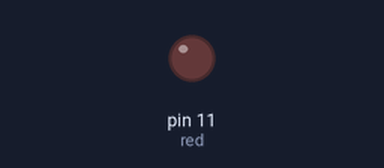
The sketch below on a simulated Arduino Uno, built with avr-gcc and run on an emulated ATmega328P. On the bench: output pins drawn as LEDs (lit = HIGH).

Above: at 0.05 s.
At 1.4 s:
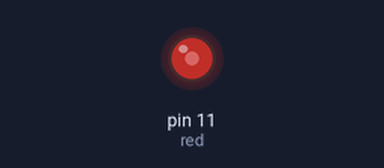
At 2.8 s:
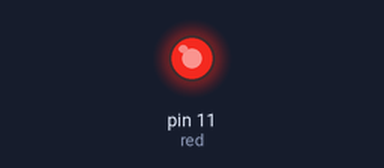
At 5.6 s:
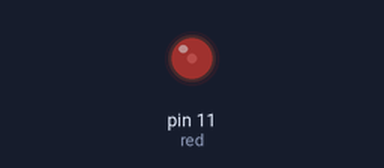
Timing chart, 0 to 8.0 s (numbered marks = the images above):
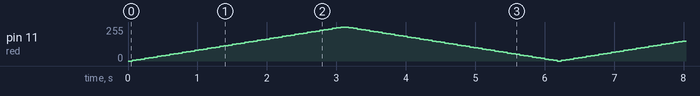

The sketch:

4.led_blink-analog_pwm.ino
```cpp
int red = 11;
int i;

void setup() {
  pinMode(red, OUTPUT);
}
//LOW
void loop() {
   for(i=0;i<=255;i=i+5)
   {
    analogWrite(red,i);
    delay(60);
   }
   for(i=255;i>0;i=i-5)
   {
    analogWrite(red,i);
    delay(60);
   }
}
```
